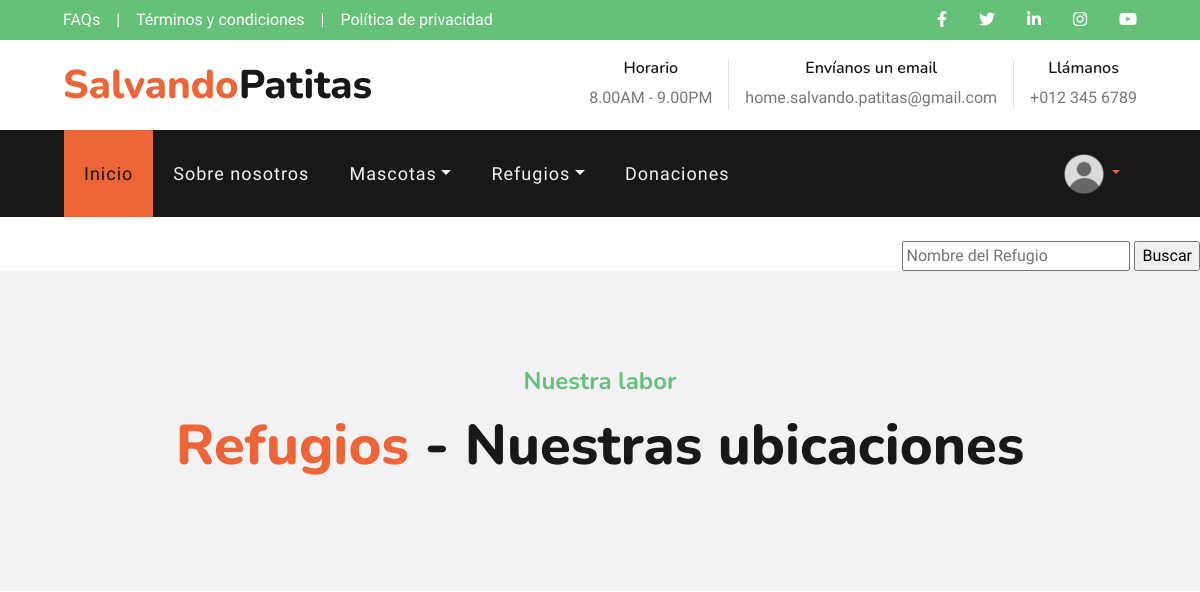
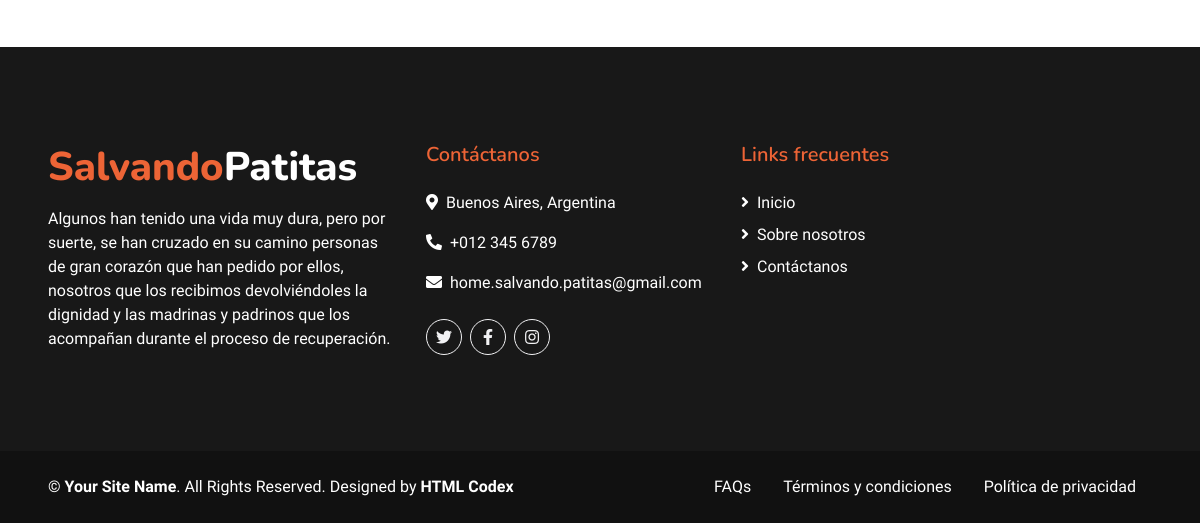
Page /Refugio/lista-refugio/ (signed in) on the earlier database version (2 pictures, top to bottom).
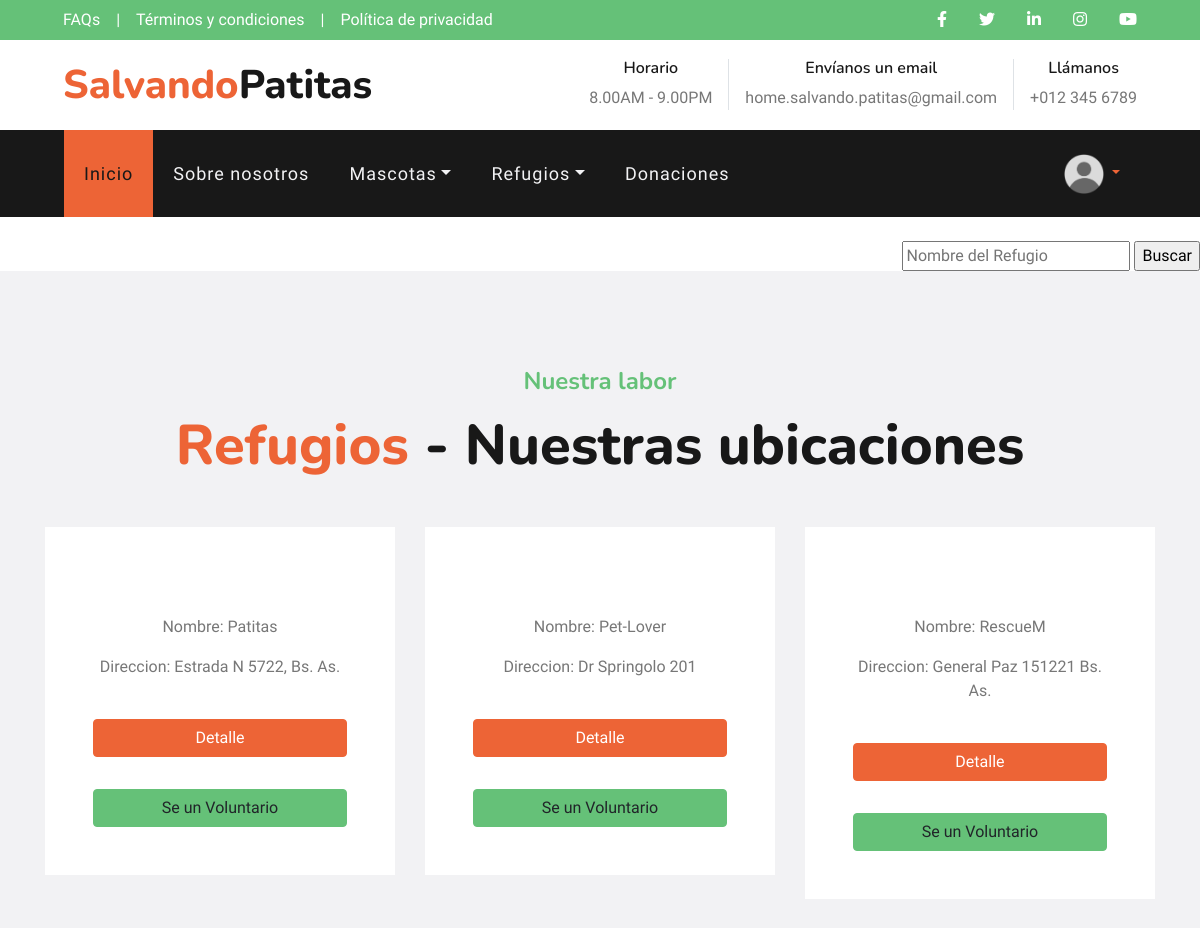
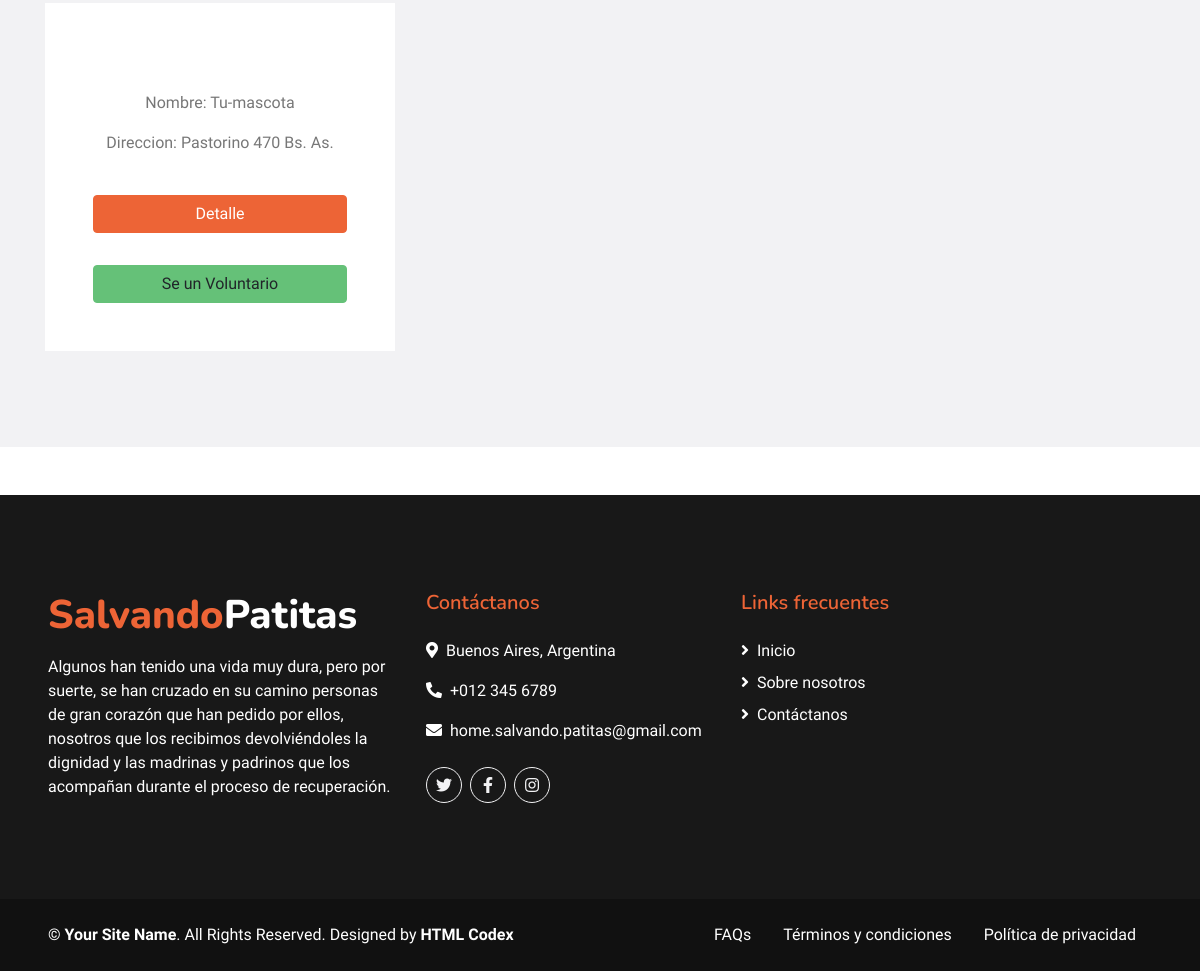
Same page on the later database version (2 pictures, top to bottom).
### Apps/Refugio/models.py (models this page shows, shortened)
class Refugio(models.Model):
    nombre = models.CharField(max_length= 80, unique=True)
    telefono = models.IntegerField(null=True, blank=True)
    email = models.EmailField(null=True, blank=True)
    domicilio = models.TextField(max_length=200)
    logo = models.ImageField(upload_to='refugio_image/', null=True, blank=True)

### Apps/Refugio/views.py (the view)
# urls.py: path("lista-refugio/", lista_refugio , name="lista-refugio"),
def lista_refugio (request):
    refugios = Refugio.objects.all() #Trae todos
    return render(request, 'Refugio/lista_refugio.html',{'refugios':refugios})

### Templates/Refugio/lista_refugio.html (shortened to what this page needs)
{% extends "padre.html" %}
{% load static %}
{% block contenidoQueCambia%}
<br>
<div>
    <div style="text-align: right";>
        <form action="{% url "buscar-refugio" %}" method="GET" > {% csrf_token %}
            <input type ="text" name="nombre" id="nombre" placeholder="Nombre del Refugio">
             <input type="submit"  value="Buscar">
         </form>
    </div>
</div>
<div class="container-fluid bg-light pt-5">
    <div class="container py-5">
        <div class="d-flex flex-column text-center mb-5">
            <h4 class="text-secondary mb-3">Nuestra labor</h4>
            <h1 class="display-4 m-0"><span class="text-primary">Refugios</span> - Nuestras ubicaciones</h1>
        </div>
        <div class="row pb-3">
            {% for refugio in refugios %}
            <div class="col-md-6 col-lg-4 mb-4">
                <div class="d-flex flex-column text-center bg-white mb-2 p-3 p-sm-5">
                    <h3 class="mb-3"></h3><br>
                    <p> Nombre: {{refugio.nombre}} </p>
                    <p> Direccion: {{refugio.domicilio}}</p>
                    <br>
                    <a href="{% url "detalle-refugio" refugio.id %}" class="btn btn-primary">Detalle</a>
                    <br>
                    {% if request.user.is_authenticated %}
                    <a href="{% url "voluntario" %}" class="btn  btn-secondary mt-1 mt-md-2 px-2">Se un Voluntario</a>
                    {% else %}
                    <a href="{% url "requerimiento" %}" class="btn  btn-secondary mt-1 mt-md-2 px-2">Se un Voluntario</a>
                    {% endif %}
                </div>
            </div>
            {% endfor%}
        </div>
    </div>
</div>
{% endblock contenidoQueCambia%}

Differences in the rows shown:
added Refugio: nombre "Patitas", domicilio "Estrada N 5722, Bs. As."
added Refugio: nombre "Pet-Lover", domicilio "Dr Springolo 201"
added Refugio: nombre "RescueM", domicilio "General Paz 151221 Bs. As."
added Refugio: nombre "Tu-mascota", domicilio "Pastorino 470 Bs. As."
